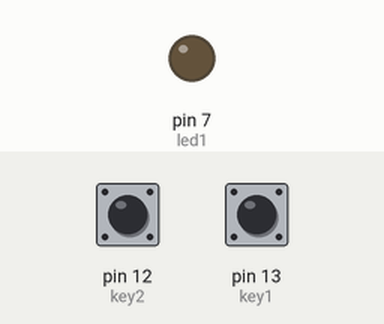
This sketch was run on a simulated Arduino Uno, built with avr-gcc and run on an emulated ATmega328P. On the bench: output pins drawn as LEDs (lit = HIGH). The test bench sets the inputs (shaded band); at power-on: pin 13 (key1) LOW, pin 12 (key2) LOW.

Above: at 1.2 s.
1.3 s: pin 13 (key1) pulled HIGH for 0.15 s
At 1.37 s:
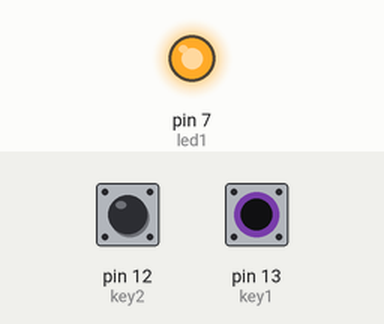
2.9 s: pin 13 (key1) pulled HIGH for 3.2 s
At 7.3 s:
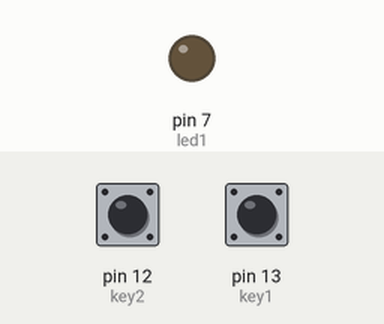
Timing chart, 0 to 8.8 s (numbered marks = the images above; inputs shaded):
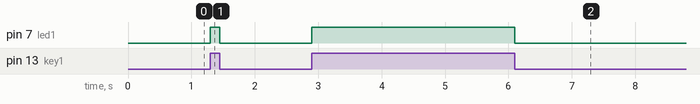

Measured:
- after the input at 1.3 s, pin 7 (led1): LOW → HIGH at once, → LOW 0.15 s later
- after the input at 2.9 s, pin 7 (led1): LOW → HIGH at once, → LOW 3.2 s later

The sketch:

03_button01.ino
```cpp
int led1 = 7;
int led2 = 6;
int key1 = 13;
int key2 = 12;

void setup() {
  // put your setup code here, to run once:
  pinMode(led1, OUTPUT);
  pinMode(led1, OUTPUT);
  pinMode(key1, INPUT);
  pinMode(key1, INPUT);

}

void loop() {
  // put your main code here, to run repeatedly:
  if( digitalRead(key1) == HIGH )
  digitalWrite(led1, HIGH);
  else
  digitalWrite(led1, LOW);

  if( digitalRead(key2) == HIGH )
   digitalWrite(led2, HIGH);
  else
  digitalWrite(led2, LOW);
}
```
